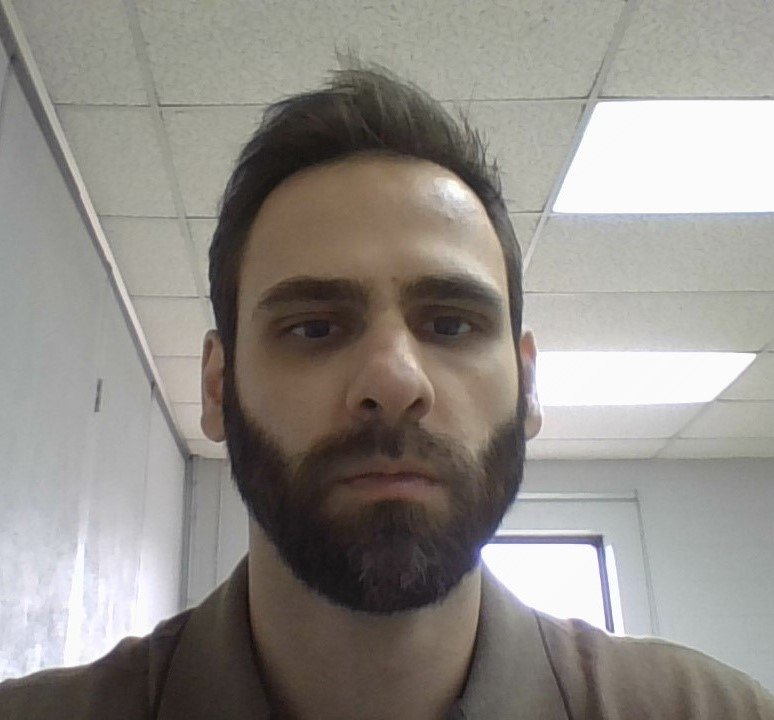
#> input picture MainProject/ImagesBasic/Paulo Guilherme Nogueira Da Silva.jpg, 774 x 720 px, given in place of the camera
$ python colorDetectTest.py
#> lines starting #> are read from the running program, lines starting #| are printed output that depends on the picture; after the words box and inside, x2 and y2 are one past the last pixel; in counts of white or black regions, pixels touching at a corner belong together
# import the necessary packages
import numpy as np
import argparse
import cv2


blue_lower = np.array([100, 100,100])
blue_upper = np.array([131, 255, 255])

red_lower = np.array([0, 100, 100])
red_upper = np.array([7, 255, 255])

green_lower = np.array([42, 100, 100])
green_upper = np.array([75,255, 255])

orange_lower = np.array([13, 100, 100])
orange_upper = np.array([20,255, 255])

yellow_lower = np.array([25, 100, 100])
yellow_upper = np.array([30, 255, 255])

black_lower = np.array([0, 0, 0])
black_upper = np.array([112, 255, 55])


# define the list of boundaries
colors_names = ['blue','red','green','orange','yellow','black']
colors_lower = [[100, 100,100],[0, 100, 100],[42, 100, 100],[13, 100, 100],[25, 100, 100],[0, 0, 0]]
colors_upper = [[131, 255, 255],[7, 255, 255],[75,255, 255],[20,255, 255],[30, 255, 255],[112, 255, 55]]


cam = cv2.VideoCapture(0)

i = 0


while True:
    _,frame = cam.read()
#> frame is the input picture: shape (720, 774, 3); mean B, G, R 136.5, 141.8, 145.9
    # gray = cv2.cvtColor(frame, cv2.COLOR_BGR2GRAY)
    hsv = cv2.cvtColor(frame, cv2.COLOR_BGR2HSV)
#> hsv: shape (720, 774, 3); mean H, S, V 41, 28.5, 147.3
    mask = cv2.inRange(hsv, np.array(colors_lower[i]), np.array(colors_upper[i]))
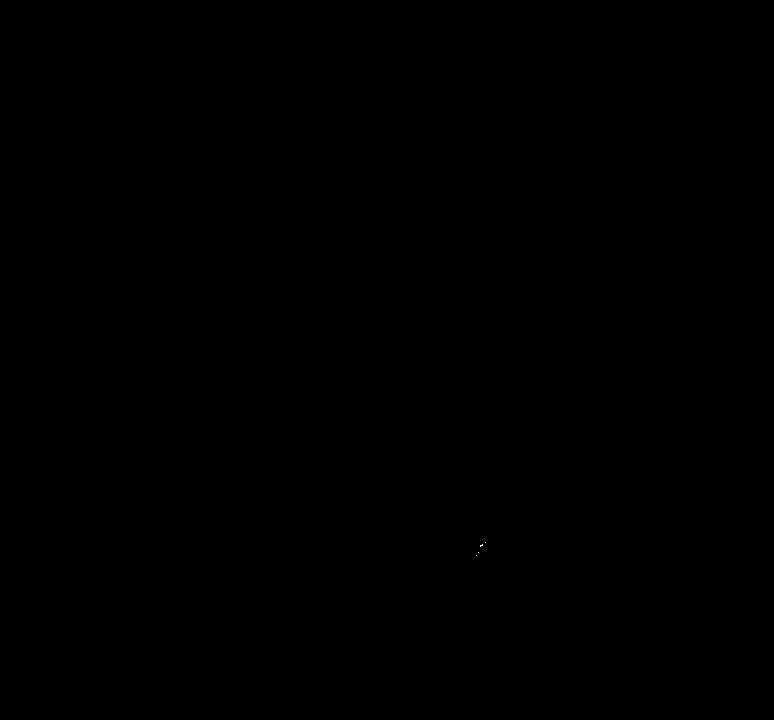
#> mask: shape (720, 774); 0% white in thin lines or dots, all inside (x1, y1, x2, y2) = (476, 542, 486, 556)
    contours, _ = cv2.findContours(mask, cv2.RETR_EXTERNAL, cv2.CHAIN_APPROX_SIMPLE)
#> contours = 4 contours, all with area under 20
    # cv2.drawContours(frame, contours, -1, (0, 255, 0), 2)
    # gray = cv2.cvtColor(frame, cv2.COLOR_BGR2GRAY)
    if i == 5:
        i = 0
    else:
        i += 1
    for c in contours:
        area = cv2.contourArea(c)
        if area > 20000:
            # cv2.drawContours(frame, contours, -1, (0, 255, 0), 2)
            x, y, w, h = cv2.boundingRect(c)
            #card = frame[x:x+w,y:y+h]
            #meancolor = card.mean(2)
            # print(x, y, w, h)
            cv2.rectangle(frame, (x, y), (x + w, y + h), (0, 255, 0), 2)
            print("i",i)
            color = colors_lower.index(colors_lower[i-1])
            color = colors_names[color]
            print(color)
#> this loop made 4 passes
#> (c, area) on passes 1, 2, 4: ([[476, 555]], 0), ([[478, 552]], 0), ([[485, 542]], 0)
#> area on pass 3: 1


    if cv2.waitKey(10) == ord('q'):
#> (key q is pressed here)
        break
    cv2.imshow('Security camera ', frame)
